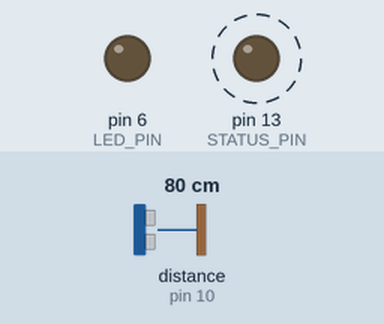
Recording of a sketch running on a simulated Arduino Uno, built with avr-gcc and run on an emulated ATmega328P. Parts: output pins drawn as LEDs (lit = HIGH). Wiring (inferred from the names in the program): ultrasonic range finder: trigger pin 9; echo pin 10. Dashed ring = blinking. The test bench sets the inputs (shaded band); at power-on: distance to the obstacle (sensor on pin 10) 80 cm. The echo pulse lasts 58.3 µs per cm; pins used as bus, display or sensor lines are not drawn; what the sketch prints to the serial monitor is not drawn.

Above: at 0.12 s.
Timing chart, 0 to 3.0 s (numbered marks = the images above):
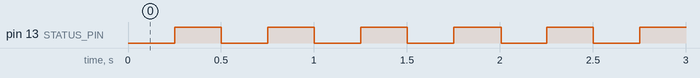

The sketch:

fly_bridge.ino
```cpp
// FlyBridge: the Arduino side of the fly-brain loop.
//
// This board only senses and acts. It never decides whether something is too close;
// it streams ultrasonic distances to the PC, where the fly connectome decides, and
// sets the LED to whatever the brain answers.
//
// Wiring (Arduino Uno / Nano):
//   HC-SR04 VCC -> 5V, GND -> GND, TRIG -> D9, ECHO -> D10
//   LED anode -> 220 ohm resistor -> D6 (PWM), LED cathode -> GND
//
// Protocol, 115200 baud, one message per line:
//   out: HELLO,FlyBridge,1          on boot and in reply to "?"
//   out: D,<millis>,<cm>            every SAMPLE_MS; -1.0 = no echo (nothing in range)
//   in:  C,<led 0|1>,<pwm 0-255>    the brain's decision; pwm = how strongly it wants to avoid
//
// Failsafe: with no command for FAILSAFE_MS the LED goes off and the onboard LED blinks,
// so a stopped or crashed brain never leaves an actuator running.

const uint8_t TRIG_PIN = 9;
const uint8_t ECHO_PIN = 10;
const uint8_t LED_PIN = 6;
const uint8_t STATUS_PIN = LED_BUILTIN;

const unsigned long SAMPLE_MS = 80;
const unsigned long FAILSAFE_MS = 600;
const unsigned long ECHO_TIMEOUT_US = 25000;
const uint8_t MIN_VISIBLE_PWM = 40;

unsigned long lastSample = 0;
unsigned long lastCommand = 0;
bool haveCommand = false;
char line[24];
uint8_t lineLength = 0;

float readDistanceCm() {
  digitalWrite(TRIG_PIN, LOW);
  delayMicroseconds(2);
  digitalWrite(TRIG_PIN, HIGH);
  delayMicroseconds(10);
  digitalWrite(TRIG_PIN, LOW);
  unsigned long echoUs = pulseIn(ECHO_PIN, HIGH, ECHO_TIMEOUT_US);
  if (echoUs == 0) return -1.0;
  return echoUs / 58.0;
}

void applyCommand(int led, int pwm) {
  pwm = constrain(pwm, 0, 255);
  analogWrite(LED_PIN, led ? max(pwm, (int)MIN_VISIBLE_PWM) : 0);
  lastCommand = millis();
  haveCommand = true;
}

void handleLine(const char *text) {
  if (text[0] == '?') {
    Serial.println(F("HELLO,FlyBridge,1"));
    return;
  }
  if (text[0] == 'C' && text[1] == ',') {
    int led = 0, pwm = 0;
    if (sscanf(text + 2, "%d,%d", &led, &pwm) == 2) applyCommand(led, pwm);
  }
}

void readCommands() {
  while (Serial.available() > 0) {
    char c = (char)Serial.read();
    if (c == '\n') {
      line[lineLength] = '\0';
      handleLine(line);
      lineLength = 0;
    } else if (c != '\r') {
      if (lineLength < sizeof(line) - 1) line[lineLength++] = c;
      else lineLength = 0;
    }
  }
}

void setup() {
  pinMode(TRIG_PIN, OUTPUT);
  pinMode(ECHO_PIN, INPUT);
  pinMode(LED_PIN, OUTPUT);
  pinMode(STATUS_PIN, OUTPUT);
  analogWrite(LED_PIN, 0);
  Serial.begin(115200);
  Serial.println(F("HELLO,FlyBridge,1"));
}

void loop() {
  readCommands();

  unsigned long now = millis();
  if (now - lastSample >= SAMPLE_MS) {
    lastSample = now;
    float cm = readDistanceCm();
    Serial.print(F("D,"));
    Serial.print(now);
    Serial.print(',');
    Serial.println(cm, 1);
  }

  bool brainSilent = !haveCommand || (now - lastCommand > FAILSAFE_MS);
  if (brainSilent) {
    analogWrite(LED_PIN, 0);
    digitalWrite(STATUS_PIN, (now / 250) % 2);
  } else {
    digitalWrite(STATUS_PIN, LOW);
  }
}
```

Measured:
- by itself, pin 13 (STATUS_PIN): alternates HIGH for 0.25 s and LOW for 0.25 s
